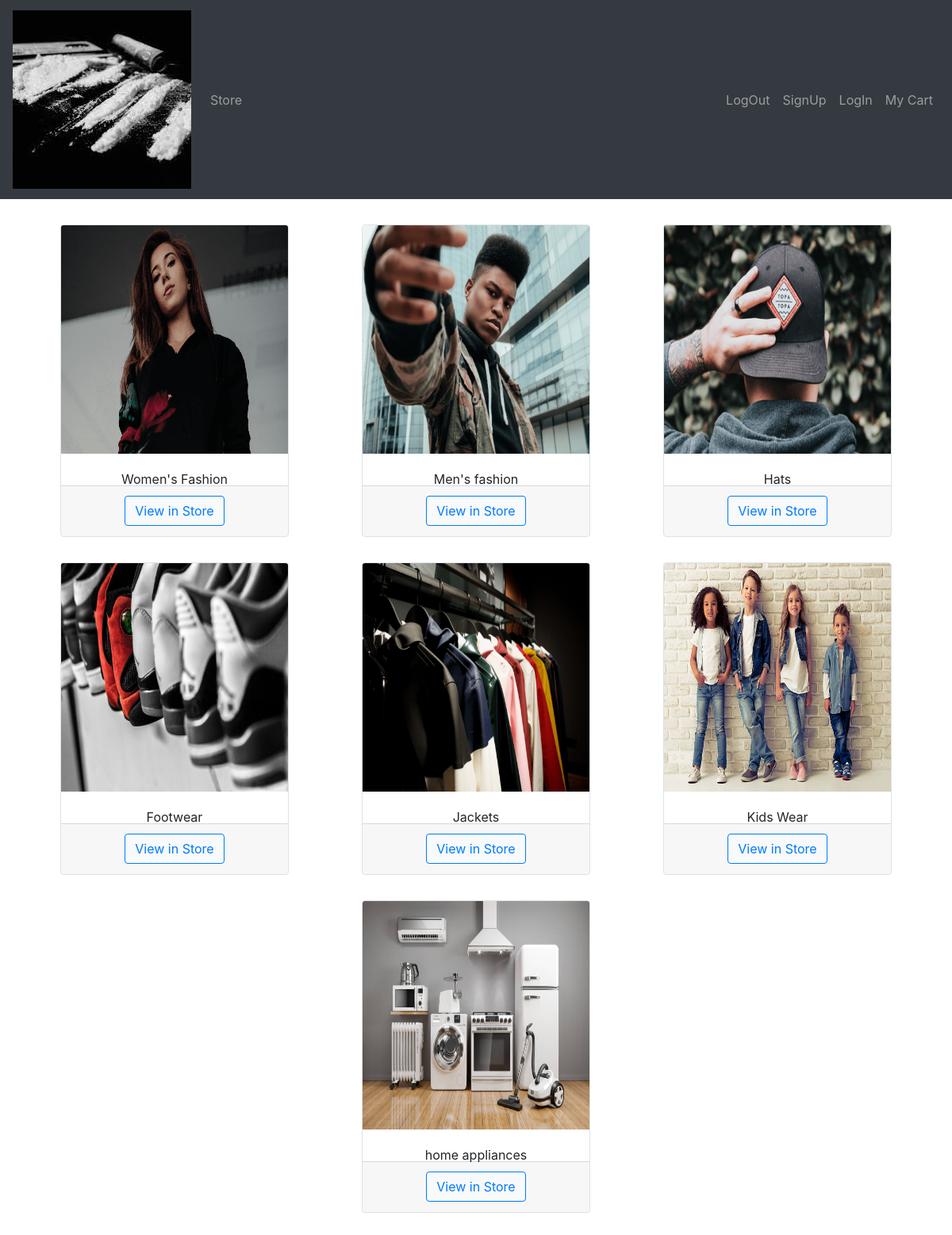
Before: / with the older database file.
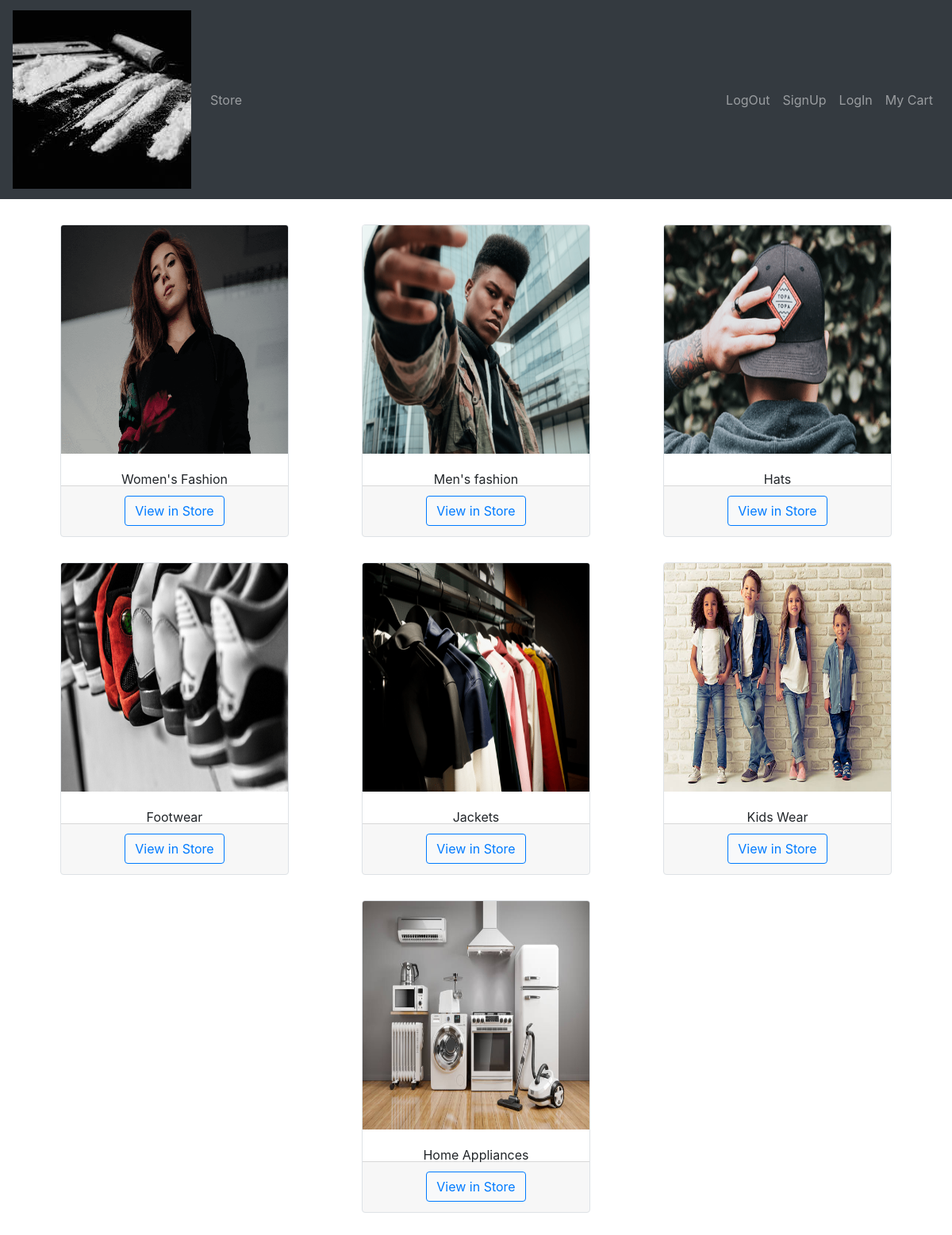
After: the same page with the newer database file.
### store/models/category.py (models this page shows, shortened)
class Category(models.Model):
    name = models.CharField(max_length=30)
    image = models.ImageField(upload_to='uploads/categoryimages/', default='/home/ttn/Desktop/onions.jpg')
    @staticmethod
    def get_all_categories():
        return Category.objects.all()

### store/views.py (the view)
# urls.py: path('', index),
def index(request):
    products = Product.get_all_products()
    categories = Category.get_all_categories()
    print(request.GET)
    categoryid = request.GET.get('category ')
    print("Category ID is:",categoryid)
    if categoryid:
        data = {'products' : Product.get_products_by_id(categoryid)}
    else:
        data = {'categories': categories}
    return render(request, 'index.html', data)

### store/models/product.py (called while the page is built)
    @staticmethod
    def get_all_products():
        return Product.objects.all()

### store/templates/index.html (shortened to what this page needs)
{% extends 'base.html' %}
{% block Content %}
<div class="container-fluid mt-3">
    <div id='categories' class="mx-auto">
      <div class="row mx-auto">
        {% for category in categories %}
        <div class="card mx-auto mb-3 mt-3 ml-3 mr-3 border rounded" style="width: 18rem;">
          <img class="card-img-top" src="{{category.image.url}}" style="height: 18rem;" alt="Card image cap">
            <div class="card-body text-center text-nowrap" style="height: 1rem;">{{category.name}}
            </div>
          <div class="card-footer text-center" style="height: 4rem;">
            <button type="button" class="btn btn-primary bg-light" ><a href="/?category = {{category.id}}">View in Store</a></button>
          </div>
        </div>
        {% endfor %}
      </div>
    </div>
  </div>
</div>
{% endblock %}

Changed rows visible on the page:
changed Category: name "home appliances" → "Home Appliances"
